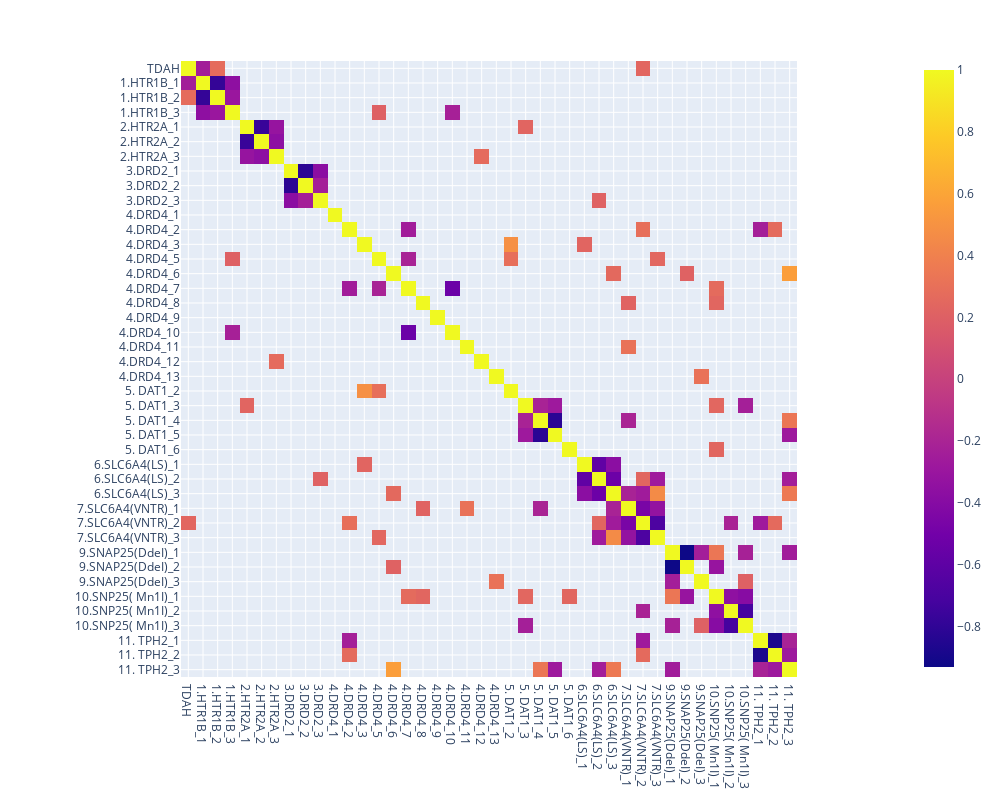

Write notebook code for a chart like this one.
### Code cell
import plotly.express as px
fig = px.imshow(correlation_df,width=1000, height=800)
fig.show()

### Figure 1 — Plotly figure (JSON) as saved in the notebook; plotly's stock layout.template omitted (floating-point values rounded to 4 significant figures; data arrays with more than 128 entries replaced by an {"elided": "..."} marker saying what was removed)
{"data": [{"coloraxis": "coloraxis", "hovertemplate": "x: %{x}<br>y: %{y}<br>color: %{z}<extra></extra>", "name": "0", "type": "heatmap", "x": ["TDAH", "1.HTR1B_1", "1.HTR1B_2", "1.HTR1B_3", "2.HTR2A_1", "2.HTR2A_2", "2.HTR2A_3", "3.DRD2_1", "3.DRD2_2", "3.DRD2_3", "4.DRD4_1", "4.DRD4_2", "4.DRD4_3", "4.DRD4_5", "4.DRD4_6", "4.DRD4_7", "4.DRD4_8", "4.DRD4_9", "4.DRD4_10", "4.DRD4_11", "4.DRD4_12", "4.DRD4_13", "5. DAT1_2", "5. DAT1_3", "5. DAT1_4", "5. DAT1_5", "5. DAT1_6", "6.SLC6A4(LS)_1", "6.SLC6A4(LS)_2", "6.SLC6A4(LS)_3", "7.SLC6A4(VNTR)_1", "7.SLC6A4(VNTR)_2", "7.SLC6A4(VNTR)_3", "9.SNAP25(DdeI)_1", "9.SNAP25(DdeI)_2", "9.SNAP25(DdeI)_3", "10.SNP25( Mn1I)_1", "10.SNP25( Mn1I)_2", "10.SNP25( Mn1I)_3", "11. TPH2_1", "11. TPH2_2", "11. TPH2_3"], "xaxis": "x", "y": ["TDAH", "1.HTR1B_1", "1.HTR1B_2", "1.HTR1B_3", "2.HTR2A_1", "2.HTR2A_2", "2.HTR2A_3", "3.DRD2_1", "3.DRD2_2", "3.DRD2_3", "4.DRD4_1", "4.DRD4_2", "4.DRD4_3", "4.DRD4_5", "4.DRD4_6", "4.DRD4_7", "4.DRD4_8", "4.DRD4_9", "4.DRD4_10", "4.DRD4_11", "4.DRD4_12", "4.DRD4_13", "5. DAT1_2", "5. DAT1_3", "5. DAT1_4", "5. DAT1_5", "5. DAT1_6", "6.SLC6A4(LS)_1", "6.SLC6A4(LS)_2", "6.SLC6A4(LS)_3", "7.SLC6A4(VNTR)_1", "7.SLC6A4(VNTR)_2", "7.SLC6A4(VNTR)_3", "9.SNAP25(DdeI)_1", "9.SNAP25(DdeI)_2", "9.SNAP25(DdeI)_3", "10.SNP25( Mn1I)_1", "10.SNP25( Mn1I)_2", "10.SNP25( Mn1I)_3", "11. TPH2_1", "11. TPH2_2", "11. TPH2_3"], "yaxis": "y", "z": {"elided": "42x42 float values"}}], "layout": {"coloraxis": {"colorscale": [[0, "#0d0887"], [0.1111, "#46039f"], [0.2222, "#7201a8"], [0.3333, "#9c179e"], [0.4444, "#bd3786"], [0.5556, "#d8576b"], [0.6667, "#ed7953"], [0.7778, "#fb9f3a"], [0.8889, "#fdca26"], [1, "#f0f921"]]}, "height": 800, "margin": {"t": 60}, "width": 1000, "xaxis": {"anchor": "y", "constrain": "domain", "domain": [0, 1], "scaleanchor": "y"}, "yaxis": {"anchor": "x", "autorange": "reversed", "constrain": "domain", "domain": [0, 1]}}}
